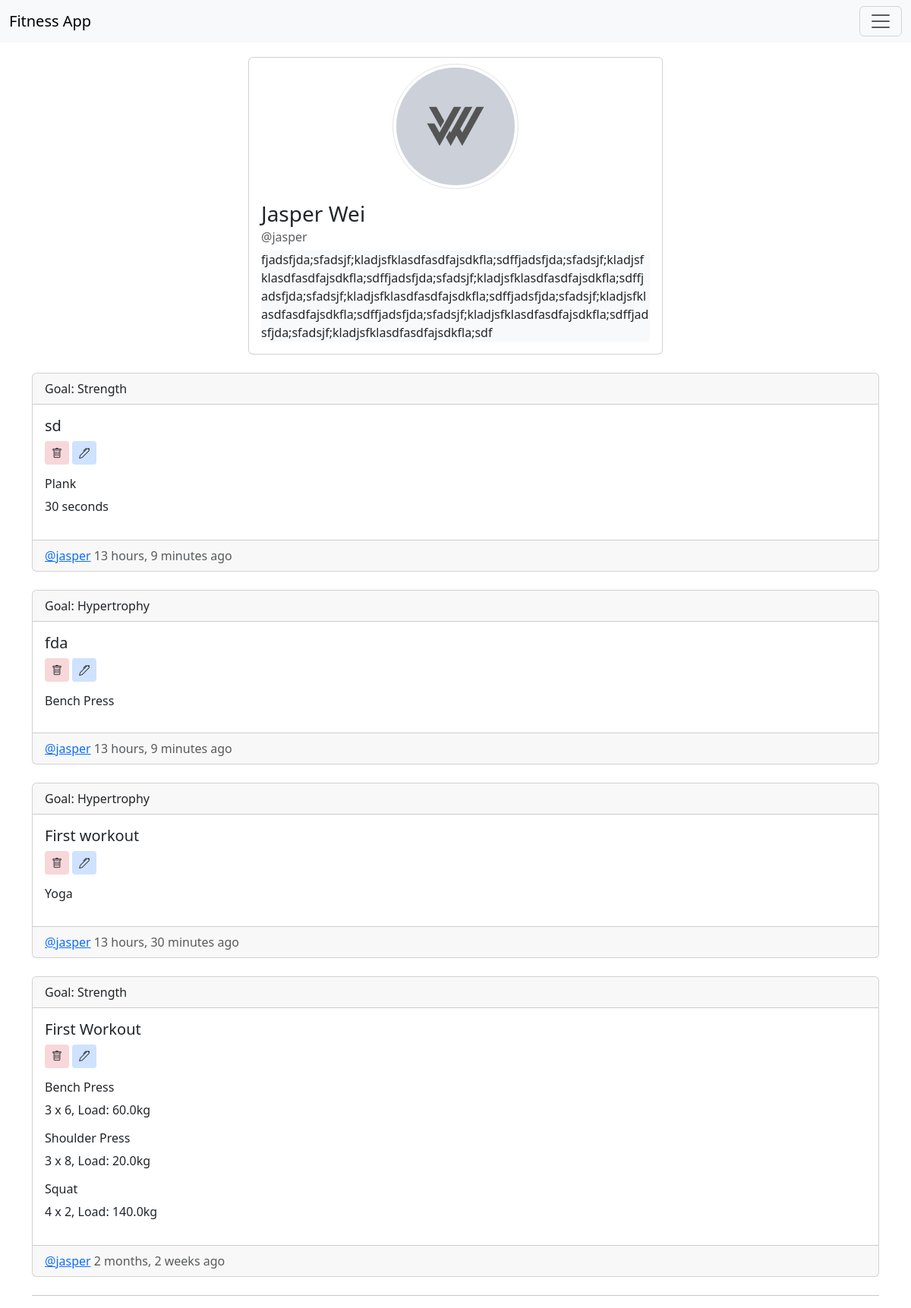
Page /en-us/userprofile/1 (signed in) on the committed database.
### base/models.py (models this page shows)
class User(AbstractUser):
    email = models.EmailField(unique=True, null=True)
    bio = models.TextField(null=True)
    goal = models.ForeignKey(GoalsModel, on_delete=models.SET_NULL, null=True, blank=True)
    pic = models.ImageField(null=True, default='person.svg')

class Workout(models.Model):
    class Meta:
        ordering = ["-created"]
    title = models.CharField(max_length=200, default="My workout")
    exercises = models.ManyToManyField(Exercise)
    created = models.DateTimeField(auto_now=True)
    user = models.ForeignKey(User, on_delete=models.CASCADE)
    goal = models.ForeignKey(GoalsModel, on_delete=models.SET_NULL, null=True)
    def __str__(self):
        return str(self.title)

class GoalsModel(models.Model):
    goal = models.CharField(max_length=200, null=True)
    def __str__(self):
        return self.goal

class Exercise(models.Model):
    name = models.ForeignKey(ExerciseList, blank=True, null=True, on_delete=models.SET_NULL)
    description = models.TextField(null=True)
    load = models.ForeignKey(LoadModel, blank=True, null=True, on_delete=models.SET_NULL)
    sets = models.ForeignKey(SetsModel, blank=True, null=True, on_delete=models.SET_NULL)
    reps = models.ForeignKey(RepsModel, blank=True, null=True, on_delete=models.SET_NULL)
    def __str__(self):
        return str(self.name)

class ExerciseList(models.Model):
    name = models.CharField(max_length=200)
    def __str__(self):
        return self.name

class SetsModel(models.Model):
    sets = models.IntegerField(null=True)
    def __str__(self):
        return str(self.sets)

class RepsModel(models.Model):
    reps = models.IntegerField(null=True)
    def __str__(self):
        return str(self.reps)

class LoadModel(models.Model):
    load = models.FloatField(null=True)
    def __str__(self):
        return str(self.load)

### base/views.py (the view)
# urls.py: path("userprofile/<int:pk>", views.UserProfileView.as_view(), name="userprofile"),
class UserProfileView(View):
    template_name = "base/userprofile.html"
    def get(self, request, pk):
        workouts = Workout.objects.filter(user=pk)
        ctx = {"workouts":workouts, "profileuser":User.objects.get(pk=pk)}
        return render(request, self.template_name, ctx)

### base/templates/base/userprofile.html
{% extends 'main.html' %}
{% load static %}
{% block content %}
<div class="row justify-content-center">
    <div class="col-12 col-md-6">
        <div class="card">
            <div class="row justify-content-center mt-2">
                <div class="col-4"><img src="{% static 'images/' %}{{profileuser.pic}}" class="card-img-top rounded-circle img-thumbnail" alt="alt"></div>
            </div>
            <div class="card-body">
                <h3 class="card-title">{{profileuser.first_name|title}} {{profileuser.last_name|title}}</h3>
                <h6 class="card-subtitle mb-2 text-body-secondary">@{{profileuser.username}}</h4>
              <p class="card-text bg-light rounded-1">{{profileuser.bio}}</p>
            </div>
          </div>
    </div>
</div>
{% include 'base/feed.html' %}
<hr>
{% endblock %}

### base/templates/base/feed.html
{% load i18n %}
{% for workout in workouts %}
<div class="card text-start my-4">
  <div class="card-header">{% translate "Goal" %}: {{ workout.goal }}</div>
  <div class="card-body">
    <h5 class="card-title">{{workout}}</h5>
    {% if workout.user == request.user %}
    <a
      class="btn btn btn-sm bg-danger-subtle"
      href="{% url 'base:workout_delete' workout.pk %}"
      ><i class="bi bi-trash"></i></a
    >
    <a
      class="btn btn btn-sm bg-primary-subtle"
      href="{% url 'base:workout_update' workout.pk %}"
      ><i class="bi bi-pen"></i></a
    >
    {% endif %}
    <div class="my-3">
      {% for exercise in workout.exercises.all %}
      <h6 class="card-text">{{exercise}}</h6>
      {% if exercise.sets.sets != None and exercise.reps.reps != None %}
      <p class="card-text">{{exercise.sets}} x {{exercise.reps}}, {% translate "Load" %}: {{exercise.load}}kg</p>
      {% endif %}
      <p>{{exercise.description}}</p>
      {% endfor %}
    </div>
  </div>
  <div class="card-footer text-body-secondary">
    <a href="{% url 'base:userprofile' workout.user.pk %}"
      >@{{workout.user.username}}</a
    >  {{workout.created|timesince}} ago
  </div>
</div>
{% endfor %}

### rows in the picture
User: pic (picture), first_name "Jasper", last_name "Wei", username "jasper", bio "fjadsfjda;sfadsjf;kladjsfklasdfasdfajsdkfla;sdffjadsfjda;sfadsjf;kladjsfklasdfasdfajsdkfla;sdffjadsfjda;sfadsjf;kladjsfklasdfasdfajsdkfla;sdffjadsfjda;sfadsjf;kladjsfklasdfasdfajsdkfla;sdffjadsfjda;sfadsjf;kladjsfklasdfasdfajsdkfla;sdffjadsfjda;sfadsjf;kladjsfklasdfasdfajsdkfla;sdffjadsfjda;sfadsjf;kladjsfklasdfasdfajsdkfla;sdf"
Workout: goal "Strength", title "sd", user.username "jasper", created "13 hours, 9 minutes"
Exercise: name.name "Plank", description "30 seconds"
Workout: goal "Hypertrophy", title "fda", user.username "jasper", created "13 hours, 9 minutes"
Exercise: name.name "Bench Press"
Workout: goal "Hypertrophy", title "First workout", user.username "jasper", created "13 hours, 30 minutes"
Exercise: name.name "Yoga"
Workout: goal "Strength", title "First Workout", user.username "jasper", created "2 months, 2 weeks"
Exercise: name.name "Bench Press", sets "3", reps "6", load "60.0"
Exercise: name.name "Shoulder Press", sets "3", reps "8", load "20.0"
Exercise: name.name "Squat", sets "4", reps "2", load "140.0"
